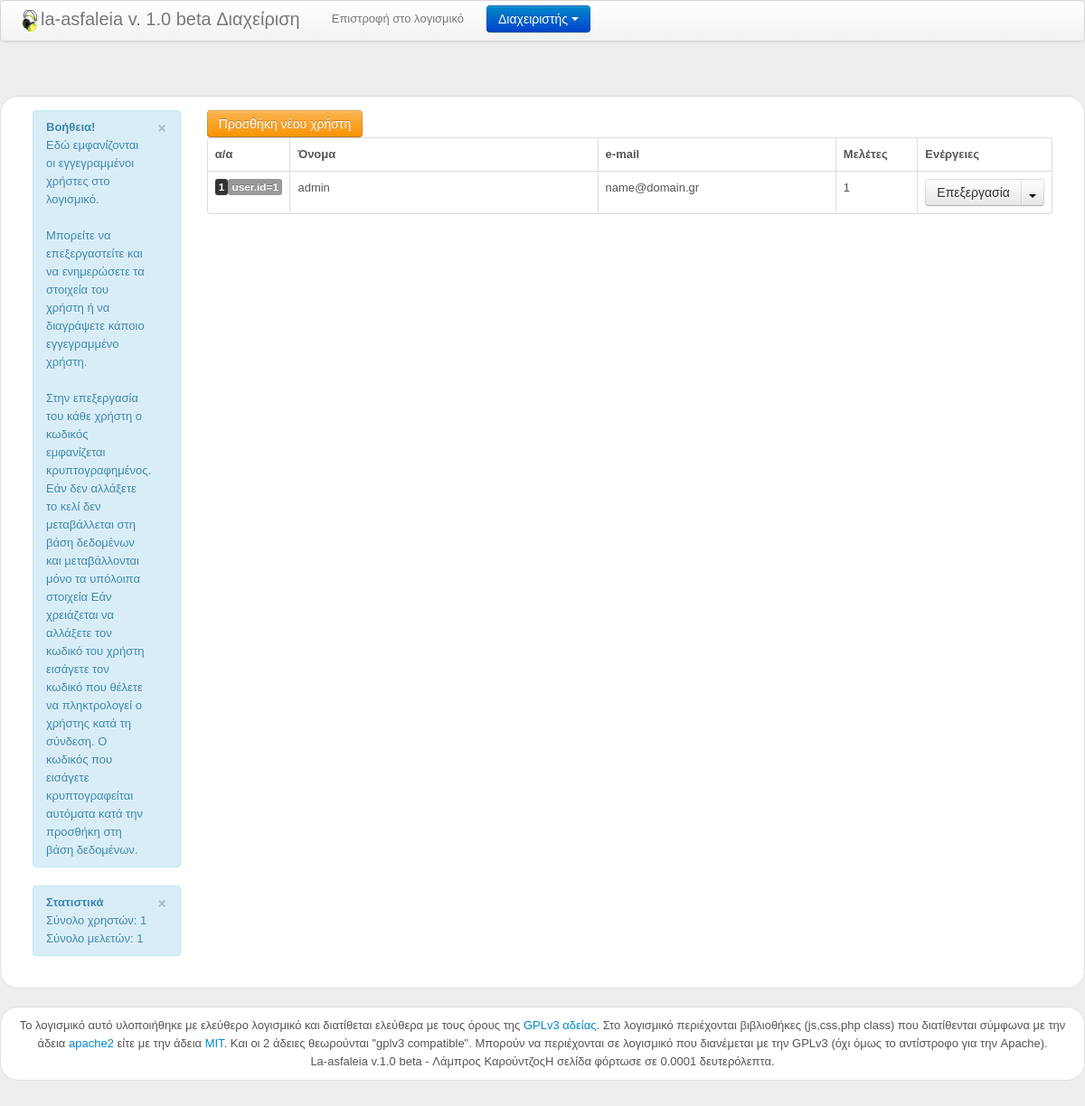
Page /admin.php?nav=users (signed in) on the committed database.
### tables this page shows
CREATE TABLE IF NOT EXISTS `users` (
  `id` int(11) NOT NULL AUTO_INCREMENT,
  `usr` varchar(32) NOT NULL DEFAULT '',
  `pass` varchar(32) NOT NULL DEFAULT '',
  `email` varchar(255) NOT NULL DEFAULT '',
  `regIP` varchar(15) NOT NULL DEFAULT '',
  `dt` datetime NOT NULL DEFAULT '0000-00-00 00:00:00',
  `onoma` varchar(256) NOT NULL,
  `eidikotita` int(11) NOT NULL,
  `ptyxio_years` int(11) NOT NULL,
  `address` varchar(256) NOT NULL,
  `tel` varchar(256) NOT NULL,
  `taytotita` varchar(256) NOT NULL,
  `afm` varchar(256) NOT NULL,
  PRIMARY KEY (`id`),
  UNIQUE KEY `usr` (`usr`)
);

### includes/medoo.php (called while the page is built, shortened)
<?php
class medoo
{
	protected $database_type = 'mysql';
	protected $server = DB_SERVER;
	protected $username = DB_USER;
	protected $password = DB_PASS;
	protected $charset = 'utf8';
	public function __construct($database_name)
	{
		try {
			$type = strtolower($this->database_type);
			switch ($type)
			{
				case 'mysql':
				case 'pgsql':
					$this->pdo = new PDO(
						$type . ':host=' . $this->server . ';dbname=' . $database_name,
						$this->username,
						$this->password
					);
					break;
			}
			$this->pdo->exec('SET NAMES \'' . $this->charset . '\'');
		}
		catch (PDOException $e) {
			echo $e->getMessage();
		}
	}
	public function query($query)
	{
		return $this->pdo->query($query);
	}
	public function quote($string)
	{
		return $this->pdo->quote($string);
	}
	protected function data_implode($data, $conjunctor, $outer_conjunctor = null)
	{
		$wheres = array();
		foreach ($data as $key => $value)
		{
			if (($key == 'AND' || $key == 'OR') && is_array($value))
			{
				$wheres[] = 0 !== count(array_diff_key($value, array_keys(array_keys($value)))) ?
					'(' . $this->data_implode($value, ' ' . $key) . ')' :
					'(' . $this->inner_conjunct($value, ' ' . $key, $conjunctor) . ')';
			}
			else
			{
				preg_match('/([\w\.]+)(\[(\>|\>\=|\<|\<\=|\!|\<\>)\])?/i', $key, $match);
				if (isset($match[3]))
				{
					if ($match[3] == '' || $match[3] == '!')
					{
						$wheres[] = $match[1] . ' ' . $match[3] . '= ' . $this->quote($value);
					}
					else
					{
						if ($match[3] == '<>')
						{
							if (is_array($value) && is_numeric($value[0]) && is_numeric($value[1]))
							{
								$wheres[] = $match[1] . ' BETWEEN ' . $value[0] . ' AND ' . $value[1];
							}
						}
						else
						{
							if (is_numeric($value))
							{
								$wheres[] = $match[1] . ' ' . $match[3] . ' ' . $value;
							}
						}
					}
				}
				else
				{
					if (is_int($key))
					{
						$wheres[] = $this->quote($value);
					}
					else
					{
						$wheres[] = is_array($value) ? $match[1] . ' IN (' . $this->array_quote($value) . ')' :
							$match[1] . ' = ' . $this->quote($value);
					}
				}
			}
		}
		return implode($conjunctor . ' ', $wheres);
	}
	public function where_clause($where)
	{
		$where_clause = '';
		if (is_array($where))
		{
			$single_condition = array_diff_key($where, array_flip(
				array('AND', 'OR', 'GROUP', 'ORDER', 'HAVING', 'LIMIT', 'LIKE', 'MATCH')
			));
			if ($single_condition != array())
			{
				$where_clause = ' WHERE ' . $this->data_implode($single_condition, '');
			}
		}
		else
		{
			if ($where != null)
			{
				$where_clause .= ' ' . $where;
			}
		}
		return $where_clause;
	}
	public function select($table, $columns, $where = null)
	{
		$query = $this->query('SELECT ' . (
			is_array($columns) ? implode(', ', $columns) : $columns
		) . ' FROM ' . $table . $this->where_clause($where));
		return $query ? $query->fetchAll(
			(is_string($columns) && $columns != '*') ? PDO::FETCH_COLUMN : PDO::FETCH_ASSOC
		) : false;
	}
	public function count($table, $where = null)
	{
		return 0 + ($this->query('SELECT COUNT(*) FROM ' . $table . $this->where_clause($where))->fetchColumn());
	}
}
?>

### includes/forms_admin.php (called while the page is built, shortened)
<?php
$database = new medoo(DB_NAME);
$db_table = "users";
$db_columns = "*";
$data_users = $database->select($db_table,$db_columns);
?>

### includes/menu_admin_users.php (shortened to what this page needs)
<div class="container-fluid">
	<div class="row-fluid">
		<?php
		$database = new medoo(DB_NAME);
		$db_table = "users";
		$db_columns = "*";
		$data_users = $database->select($db_table,$db_columns);
		$count_users = $database->count($db_table);
		$count_meletes = $database->count("meletes");
		?>
		<div class="span2">
			<div class="alert alert-info">
			<button type="button" class="close" data-dismiss="alert">&times;</button>
			<strong>Βοήθεια!</strong><br/>
			Εδώ εμφανίζονται οι εγγεγραμμένοι χρήστες στο λογισμικό.<br/><br/>
			Μπορείτε να επεξεργαστείτε και να ενημερώσετε τα στοιχεία του χρήστη ή να διαγράψετε κάποιο εγγεγραμμένο χρήστη.<br/><br/>
			Στην επεξεργασία του κάθε χρήστη ο κωδικός εμφανίζεται κρυπτογραφημένος. Εάν δεν αλλάξετε το κελί δεν μεταβάλλεται στη βάση δεδομένων και
			μεταβάλλονται μόνο τα υπόλοιπα στοιχεία
			Εάν χρειάζεται να αλλάξετε τον κωδικό του χρήστη εισάγετε τον κωδικό που θέλετε να πληκτρολογεί ο χρήστης κατά τη σύνδεση. Ο κωδικός που εισάγετε
			κρυπτογραφείται αυτόματα κατά την προσθήκη στη βάση δεδομένων.
			</div>
			<div class="alert alert-info">
			<button type="button" class="close" data-dismiss="alert">&times;</button>
			<strong>Στατιστικά</strong><br/>
			<?php
			echo "Σύνολο χρηστών: ".$count_users."<br/>";
			echo "Σύνολο μελετών: ".$count_meletes."<br/>";
			?>
			</div>
		</div>
		<div class="span10">
		<a href="#create_user_popup" role="button" class="btn btn-warning" data-toggle="modal">Προσθήκη νέου χρήστη</a>
		<table class="table table-bordered table-hover">
		<tr>
		<th width=10%>α/α</th>
		<th width=40%>Όνομα</th>
		<th width=30%>e-mail</th>
		<th width=10%>Μελέτες</th>
		<th width=10%>Ενέργειες</th>
		</tr>
		<?php
		$i=1;
		foreach($data_users as $data){
			echo "<tr>";
			echo "<td><span class=\"label label-inverse\">".$i."</span><span class=\"label label-Info\">user.id=".$data["id"]."</span></td>";
			echo "<td>".$data["usr"]."</td>";
			echo "<td>".$data["email"]."</td>";
			$meletes_xristi = $database->count("meletes",array("user_id"=>$data["id"]));
			echo "<td>".$meletes_xristi."</td>";
			echo "<td>";
			echo "<div class=\"btn-group\">";
			echo "<a class=\"btn\" href=\"#popup_user".$data["id"]."\" role=\"button\" data-toggle=\"modal\">Επεξεργασία</a>";
			echo "<button class=\"btn dropdown-toggle\" data-toggle=\"dropdown\">";
			echo "<span class=\"caret\"></span>";
			echo "</button>";
			echo "</div></td>";
			echo "</tr>";
		$i++;
		}
		?>
		</table>
		</div>
	</div>
</div>

### stylesheets/main.css (style rules this page uses)
body,h1,h2,h3,p,quote,small,form,input,ul,li,ol,label { margin:0px; padding:0px; }
body { color:#555555; font-size:13px; background: #eeeeee; font-family:Arial, Helvetica, sans-serif; width: 100%; }

### rows in the picture
users: id "1", usr "admin", email "name@domain.gr"

### other values in the picture
APPLICATION_VERSION "1.0 beta"
$count_users "1"
$count_meletes "1"
APPLICATION_NAME "La-asfaleia"
$total_time "0.0001"
